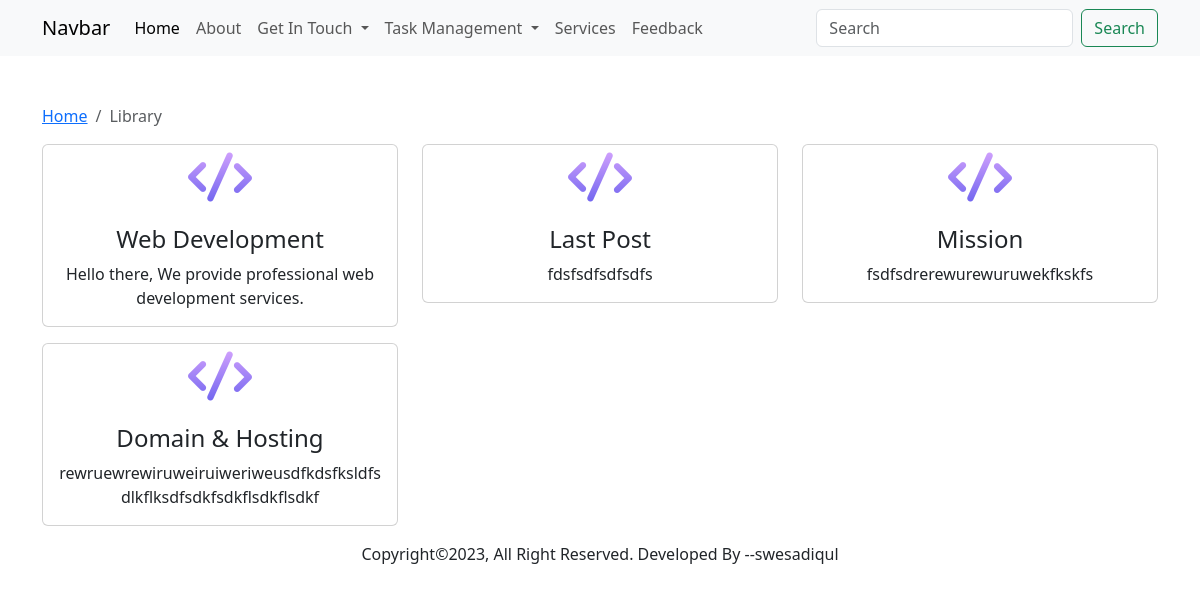
Screenshot of /service-list/ with the database file from the repository.
### members/models.py (models this page shows, shortened)
class Service(models.Model):
    created_by = models.ForeignKey(User, on_delete=models.SET_NULL, null=True)
    title = models.CharField(max_length=30, unique=True)
    description = models.TextField()
    icon = models.ImageField(upload_to='services')
    created_at = models.DateTimeField(auto_now_add=True)
    updated_at = models.DateTimeField(auto_now=True)

### members/views.py (the view)
# urls.py: path('service-list/', views.service_list, name='service-list'),
def service_list(request):
    services = Service.objects.all()
    return render(request, 'members/service-list.html', {'services': services})

### members/templates/members/service-list.html
{% extends "base.html" %}
{% block content %}
<section id="service-list" class="mt-5">
  <div class="container">
    <nav aria-label="breadcrumb">
      <ol class="breadcrumb">
        <li class="breadcrumb-item"><a href="/">Home</a></li>
        <li class="breadcrumb-item active" aria-current="page">Library</li>
      </ol>
    </nav>
    <div class="row">
    {% for x in services %}
        <div class="col-sm-10 col-md-6 col-lg-4 mb-3">
            <div class="card text-center">
                <div class="icon">
                    <img src="{{ x.icon.url }}" class="card-img-top" alt="Icon" style="height: 64px; width:64px;" />
                </div>
                <div class="card-body">
                    <h4>{{ x.title }}</h4>
                    <p class="card-text">{{ x.description }}</p>
                </div>
            </div>
        </div>
    {% empty %}
        <p>No available services.</p>
    {% endfor %}
    </div>
  </div>
</section>
{% endblock %}

### members/templates/base.html (shortened to what this page needs)
<!doctype html>
<html lang="en">
  <head>
    {% load static %}
    <link href="https://cdn.jsdelivr.net/npm/bootstrap@5.3.1/dist/css/bootstrap.min.css" rel="stylesheet">
    <link rel="stylesheet" href="{% static 'css/style.css' %}">
  </head>
  <body>
    {% include 'includes/header.html' %}
    {% block content %}
    {% endblock %}
    {% include 'includes/footer.html' %}
  </body>
</html>

### members/templates/includes/header.html (shortened to what this page needs)
<nav class="navbar navbar-expand-lg bg-body-tertiary">
    <div class="container">
      <a class="navbar-brand" href="/">Navbar</a>
      <div class="collapse navbar-collapse" id="navbarSupportedContent">
        <ul class="navbar-nav me-auto mb-2 mb-lg-0">
          <li class="nav-item">
            <a class="nav-link active" aria-current="page" href="/">Home</a>
          </li>
          <li class="nav-item">
            <a class="nav-link" href="{% url 'about' %}">About</a>
          </li>
          <li class="nav-item dropdown">
            <a class="nav-link dropdown-toggle" href="#" role="button" data-bs-toggle="dropdown" aria-expanded="false">
                Get In Touch
            </a>
          </li>
          <li class="nav-item dropdown">
            <a class="nav-link dropdown-toggle" href="#" role="button" data-bs-toggle="dropdown" aria-expanded="false">
                Task Management
            </a>
          </li>
          <li class="nav-item">
            <a class="nav-link" href="/service-list/">Services</a>
          </li>
          <li class="nav-item">
            <a class="nav-link" href="/feedback/">Feedback</a>
          </li>
        </ul>
        <form class="d-flex" role="search">
          <input class="form-control me-2" type="search" placeholder="Search" aria-label="Search">
          <button class="btn btn-outline-success" type="submit">Search</button>
        </form>
      </div>
    </div>
</nav>

### members/templates/includes/footer.html
<section id="footer">
    <div class="container">
        <div class="footer-text text-center">
            <p>Copyright&copy;{% now "Y" %}, All Right Reserved. Developed By --swesadiqul</p>
        </div>
    </div>
</section>

### rows the page displays
Service: icon (picture), title "Web Development", description "Hello there, We provide professional web development services."
Service: icon (picture), title "Last Post", description "fdsfsdfsdfsdfs"
Service: icon (picture), title "Mission", description "fsdfsdrerewurewuruwekfkskfs"
Service: icon (picture), title "Domain & Hosting", description "rewruewrewiruweiruiweriweusdfkdsfksldfsdlkflksdfsdkfsdkflsdkflsdkf"
